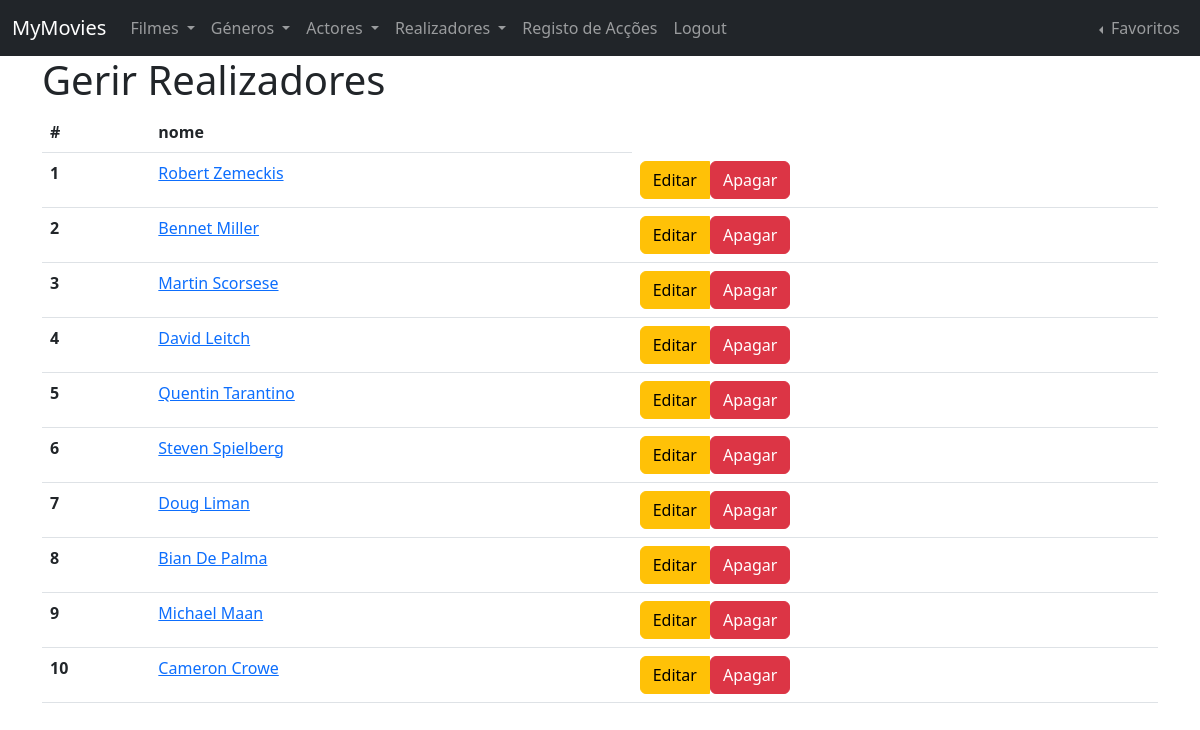
/admin/realizadores (signed in), run on the app's committed database.
### tables this page shows
CREATE TABLE director (
    id BIGINT UNSIGNED NOT NULL AUTO_INCREMENT,
    name VARCHAR(255) NOT NULL,
    PRIMARY KEY (id)
);

### routes.php (called while the page is built, shortened)
<?php
$router->get('', function () {
    require 'controllers/menu.php';
});
$router->get('filmes', function () {
    require 'controllers/movies/movies.list.php';
});
$router->get('filmes/(\d+)', function ($id) {
    require "controllers/movies/movies.show.php";
});
$router->post('filmes', function () {
    require 'controllers/movies/movies.add.php';
});
$router->get('atores', function () {
    require 'controllers/actors/actors.list.php';
});
$router->get('atores/(\d+)', function ($id) {
    require "controllers/actors/actors.show.php";
});
$router->post('atores', function () {
    require 'controllers/actors/actors.add.php';
});
$router->get('generos', function () {
    require 'controllers/genres/genres.list.php';
});
$router->get('generos/(\d+)', function ($id) {
    require 'controllers/genres/genres.show.php';
});
$router->post('generos', function () {
    require 'controllers/genres/genres.add.php';
});
$router->get('realizadores', function () {
    require 'controllers/directors/directors.list.php';
});
$router->get('realizadores/(\d+)', function ($id) {
    require 'controllers/directors/directors.show.php';
});
$router->post('realizadores', function () {
    require 'controllers/directors/directors.add.php';
});
$router->get('admin/filmes', function () {
    require 'controllers/admin/movies.index.php';
});
$router->patch('filmes/(\d+)', function ($id) {
    require "controllers/admin/filmes.edit.php";
});
$router->get('admin/generos', function () {
    require 'controllers/admin/genres.index.php';
});
$router->patch('generos/(\d+)', function ($id) {
    require "controllers/admin/genres.edit.php";
});
$router->get('admin/atores', function () {
    require 'controllers/admin/actors.index.php';
});
$router->patch('atores/(\d+)', function ($id) {
    require "controllers/admin/actors.edit.php";
});
$router->get('admin/realizadores', function () {
    require 'controllers/admin/directors.index.php';
});

### index.php (called while the page is built, shortened)
<?php
$router = Router::setFromFile('routes.php');
preg_match('/^([^:\/]+[s]?):\/\/([^\/]*)\/(.*)$/', Config::APPURL, $matches);
if (!isset($matches[3])) {
    $realURI = trim($_SERVER['REQUEST_URI'], '/');
} else {
    $baseConfigURL = $matches[3];
    $realURI = substr(trim($_SERVER['REQUEST_URI'], '/'), strlen($baseConfigURL) + 1);
}
try {
    $router->direct(
        $realURI,
        isset($_POST['_method']) ? $_POST['_method'] : $_SERVER['REQUEST_METHOD']
    );
} catch (Exception $e) {
    header('HTTP/1.1 404 Not Found', true, 404);
    echo "404 Not Found";
}
function route($uri)
{
    return Config::APPURL . '/' . $uri;
}

### src/Database/QueryBuilder.php (called while the page is built, shortened)
<?php
class QueryBuilder
{
    public function __construct(PDO $pdo)
    {
        $this->pdo = $pdo;
    }
    public function getAll($table, $class = "StdClass")
    {
        $stmt = $this->pdo->prepare("SELECT * FROM $table");
        $stmt->execute();
        return $stmt->fetchAll(PDO::FETCH_CLASS, $class);
    }
}

### views/admin/directors.index.php (the view, shortened to what this page needs)
<!DOCTYPE html>
<html lang="en">
<head>
    <link href="https://cdn.jsdelivr.net/npm/bootstrap@5.2.2/dist/css/bootstrap.min.css" rel="stylesheet">
</head>
<body>
    <?php require 'views/navbar.php'; ?>
    <div class="container">
        <h1>Gerir Realizadores</h1>
        <table class="table">
            <thead>
                <tr>
                    <th scope="col">#</th>
                    <th scope="col">nome</th>
                </tr>
            </thead>
            <tbody>
                <?php foreach ($directors as $director) : ?>
                    <tr>
                        <th scope="row"><?php echo $director->id; ?></th>
                        <td> <a href="<?php echo route('realizadores/' . $director->id); ?>">
                                <?php echo $director->name; ?> </a>
                        </td>
                        <td>
                            <div class="btn-group" role="group" >
                                <a class="btn btn-warning" href="<?php echo route('admin/realizadores/' . $director->id . '/editar'); ?>" role="button">Editar</a>
                                <form action="<?php echo route('admin/realizadores/' . $director->id); ?>" method="POST">
                                    <button type="submit" class="btn btn-danger">Apagar</button>
                                </form>
                            </div>
                        </td>
                    </tr>
                <?php endforeach ?>
            </tbody>
        </table>
    </div>
</body>
</html>

### src/Router.php (shortened to what this page needs)
<?php
class Router
{
    protected $routes = [];
    public function get($uri, $callback)
    {
        $this->routes['GET'][$uri] = $callback;
    }
    public function post($uri, $callback)
    {
        $this->routes['POST'][$uri] = $callback;
    }
    public function delete($uri, $callback)
    {
        $this->routes['DELETE'][$uri] = $callback;
    }
    public function patch($uri, $callback)
    {
        $this->routes['PATCH'][$uri] = $callback;
    }
    public function direct($uri, $method)
    {
        if (!empty($this->routes[$method])) {
            foreach ($this->routes[$method] as $route => $callback) {
                $route = '/^' . str_replace('/', '\/', $route) . '$/';
                if (preg_match($route, $uri, $params)) {
                    array_shift($params);
                    return call_user_func_array($callback, array_values($params));
                }
            }
        }
        throw new Exception('No route found');
    }
}

### data on the page
director: id "1", name "Robert Zemeckis"
director: id "2", name "Bennet Miller"
director: id "3", name "Martin Scorsese"
director: id "4", name "David Leitch"
director: id "5", name "Quentin Tarantino"
director: id "6", name "Steven Spielberg"
director: id "7", name "Doug Liman"
director: id "8", name "Bian De Palma"
director: id "9", name "Michael Maan"
director: id "10", name "Cameron Crowe"
